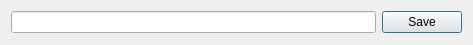
<?xml version="1.0" encoding="UTF-8"?>
<ui version="4.0">
 <class>saved_graphs_dialog_box</class>
 <widget class="QDialog" name="saved_graphs_dialog_box">
  <property name="geometry">
   <rect>
    <x>0</x>
    <y>0</y>
    <width>473</width>
    <height>45</height>
   </rect>
  </property>
  <property name="windowTitle">
   <string>Dialog</string>
  </property>
  <layout class="QHBoxLayout" name="horizontalLayout">
   <item>
    <widget class="QLineEdit" name="lineEdit"/>
   </item>
   <item>
    <widget class="QPushButton" name="pushButton">
     <property name="text">
      <string>Save</string>
     </property>
    </widget>
   </item>
  </layout>
 </widget>
 <resources/>
 <connections/>
</ui>
